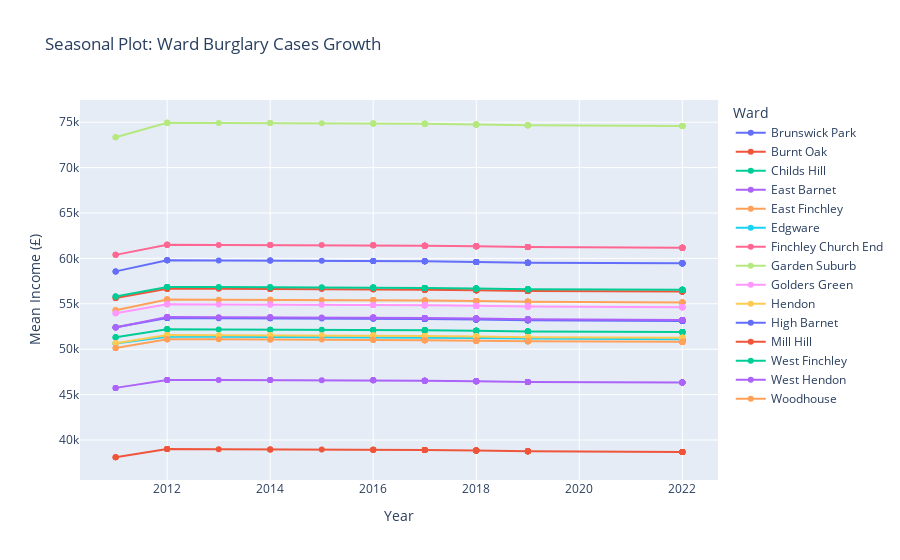

Notebook source saved alongside this figure:
### Code cell
fig_income = px.line(df4, x='Year', y='Mean Income (£)', color='Ward',
                   title="Seasonal Plot: Ward Burglary Cases Growth")
fig_income.update_yaxes(title="Mean Income (£)")
fig_income.update_traces(mode="markers+lines", hovertemplate=None)
fig_income.update_layout(hovermode="x unified")

fig_income.show()
